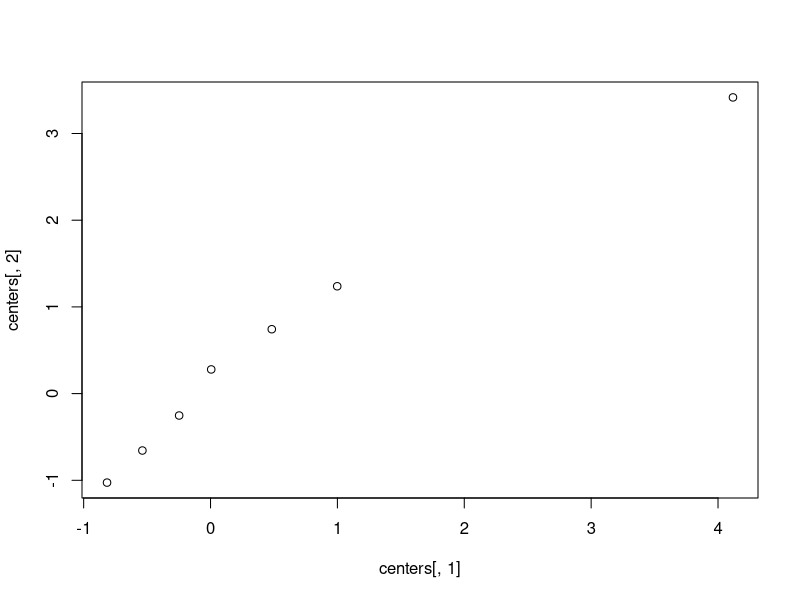
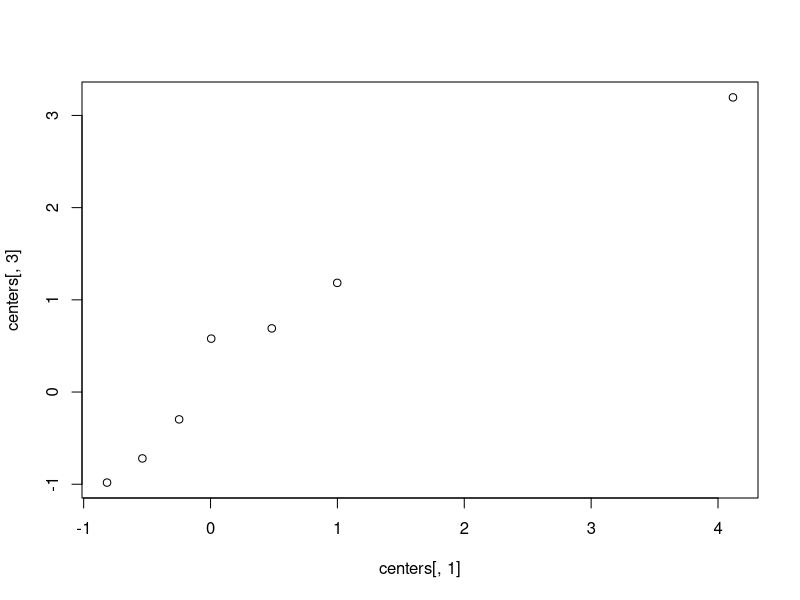
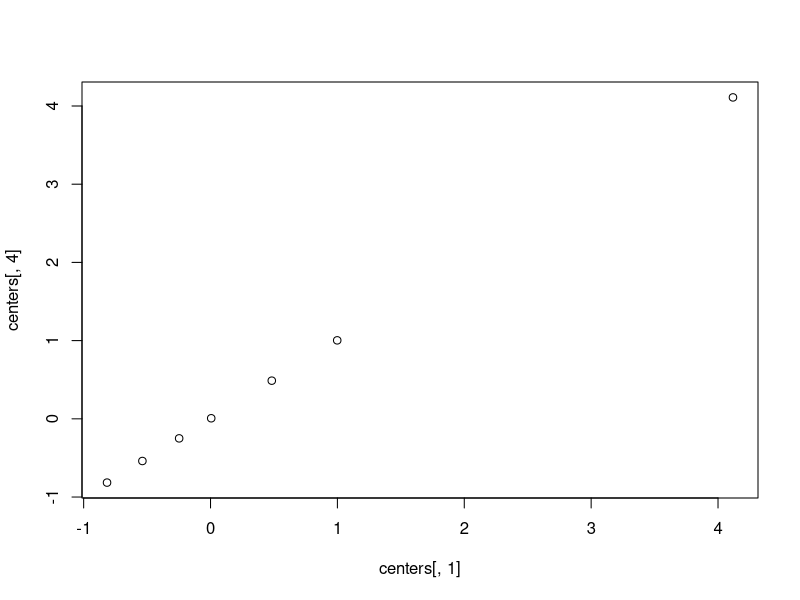
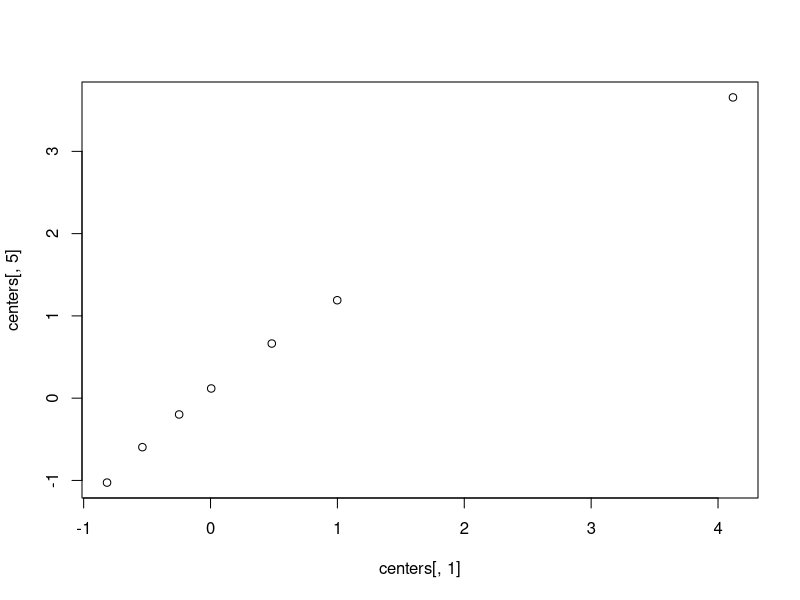
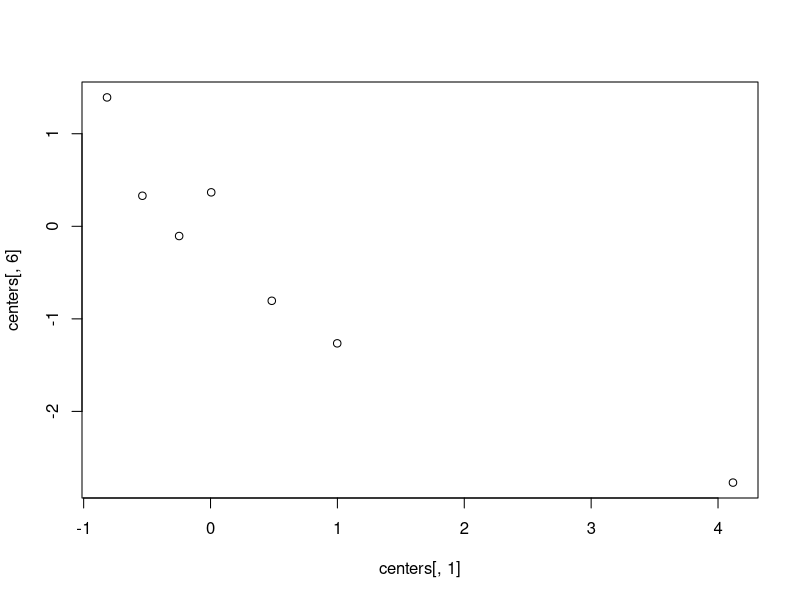

Write R code to recreate these figures, in order.
setwd("~/GitHub/Beans/WD")
#setwd("C:/Users/mortimerk1/Desktop/Year 3/Summer 2021/Machine Learning/Final Project/Beans/WD")

#data = read.csv('subsettedBeansNoColumns.csv', as.is = T)
data = read.csv('FullBeans2.csv', as.is = T)


data = data[,-which(names(data) %in% c("Extent","Solidity"))]

B<- data[,1] #Area
C<-data$Perimeter
D<-data$MajorAxisLength
E<-data$MinorAxisLength
#F<-data$AspectRation
#G<-data$Eccentricity
H<-data$ConvexArea
I<-data$EquivDiameter
#J <- data$Extent
#K <- data$Solidity
#L <- data$roundness
#M <- data$Compactness
N <- data$ShapeFactor1
#O <- data$ShapeFactor1
#P <- data$ShapeFactor2
#Q <- data$ShapeFactor4


#normalize data
meanB <- mean(B)
stB <- sd(B)
B <- (B-meanB )/stB

meanC <- mean(C)
stC <- sd(C)
C<- (C-meanC )/stC

meanD <- mean(D)
stD <- sd(D)
D<- (D-meanD )/stD

meanE <- mean(E)
stE <- sd(E)
E<- (E-meanE )/stE

# meanF <- mean(F)
# stF <- sd(F)
# F<- (F-meanF )/stF
# 
# meanG <- mean(G)
# stG <- sd(G)
# G<- (G-meanG )/stG

meanH <- mean(H)
stH <- sd(H)
H <- (H-meanH)/stH

meanI <- mean(I)
stI <- sd(I)
I <- (I-meanI )/stI
# 
# meanJ <- mean(J)
# sdJ <- sd(J)
# J <-(J-meanJ)/sdJ
# 
# meanK <- mean(K)
# sdK <- sd(K)
# K <-(K-meanK)/sdK
# 
# meanL <- mean(L)
# sdL <- sd(L)
# L <-(L-meanL)/sdL
# 
# meanM <- mean(M)
# sdM <- sd(M)
# M <-(M-meanM)/sdM

meanN <- mean(N)
sdN <- sd(N)
N <-(N-meanN)/sdN

# meanO <- mean(O)
# sdO <- sd(O)
# O <-(O-meanO)/sdO
# 
# meanP <- mean(P)
# sdP <- sd(P)
# P <-(P-meanP)/sdP
# 
# meanQ <- mean(Q)
# sdQ <- sd(Q)
# Q <-(P-meanQ)/sdQ

#data1 <- data.frame(B,C,D,E,F,G,H,I,J,K,L,M,N,O,P,Q)
#colnames(data1) <- c("B","C","D","E","F","G","H",'I',"J","K","L","M","N","O","P","Q")
# 
# data2 <- data.frame(B,C,D,E,F,G,H,I,L,M,N,O,P,Q)
# colnames(data2) <- c("B","C","D","E","F","G","H",'I',"L","M","N","O","P","Q")

data3 <- data.frame(B,C,D,H,I,N)
colnames(data3) <- c("B","C","D","H",'I',"N")

clusters = kmeans(data3, 7, nstart = 7, algorithm = "Lloyd", iter.max = 1000)

centers = clusters$centers

print(centers)

centers2 <- data.frame(centers)


plot(centers[,1],centers[,2])
plot(centers[,1],centers[,3])
plot(centers[,1],centers[,4])
plot(centers[,1],centers[,5])
plot(centers[,1],centers[,6])